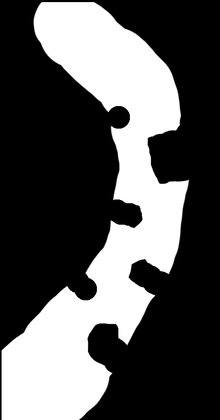
%> input picture collocation_example/frenet_traj_opt/data/obs1.png, 220 x 420 px, shrunk from 420 x 800 before the run
$ octave --eval "result = obsMap;"   (GNU Octave 9; MATLAB toolbox functions it lacks are replaced by stand-ins)
%> lines starting %> are read from the running program, lines starting %| are printed output that depends on the picture
function [obs_field] = obsMap()
image = imread('data/obs1.png');
%> image is the input picture: size 420x220x3 uint8; min 0, max 255, mean 87.3
obs = uint8(255 * ones(size(image(:,:,1)))) - image(:,:,1);
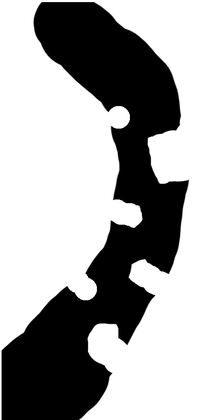
%> obs: size 420x220 uint8; min 0, max 255, mean 167.7
dist = bwdist(obs);
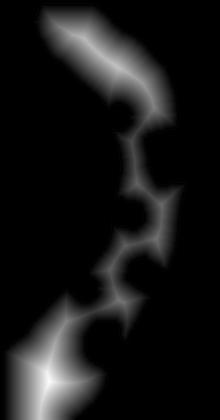
%> dist: size 420x220 single; min 0, max 46, mean 4.1; drawn with min black and max white
inverse_dist = bwdist(image(:,:,1));
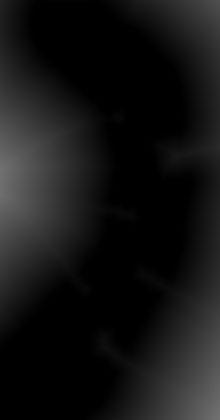
%> inverse_dist: size 420x220 single; min 0, max 114.5, mean 21.2
sdf = dist - inverse_dist;
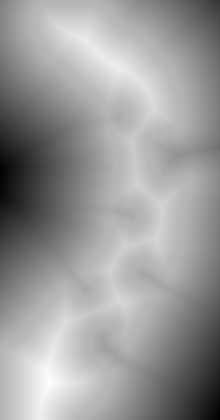
%> sdf: size 420x220 single; min -114.5, max 46, mean -17.1; drawn with min black and max white

[rows, cols] = size(sdf);
%> rows = 420; cols = 220

dis_threshold = 1.5;

obs_field.max_cost = 0;
obs_field.resolution = 0.1;
obs_field.rows = rows;
%> obs_field.rows = 420
obs_field.cols = cols;
%> obs_field.cols = 220
obs_field.cost_map = zeros(rows, cols);
obs_field.image = image;

sdf = sdf * obs_field.resolution;
%> `result = obsMap;`: result = {max_cost 0, resolution 0.1, rows 420, cols 220}

obs_field.cost_map = sdf;

% [15 lines of commented-out code are left out]

$ run again, with collocation_example/frenet_traj_opt/data/obs2.png copied over collocation_example/frenet_traj_opt/data/obs1.png
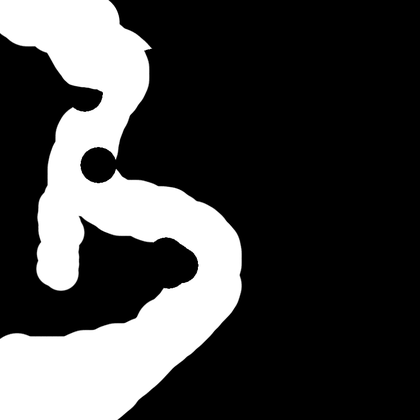
%> input picture collocation_example/frenet_traj_opt/data/obs2.png, 420 x 420 px, shrunk from 800 x 800 before the run
%> in obsMap, image is the input picture: size 420x420x3 uint8; min 0, max 255, mean 67.4
%> in obsMap, `inverse_dist = bwdist(image(:,:,1));`:
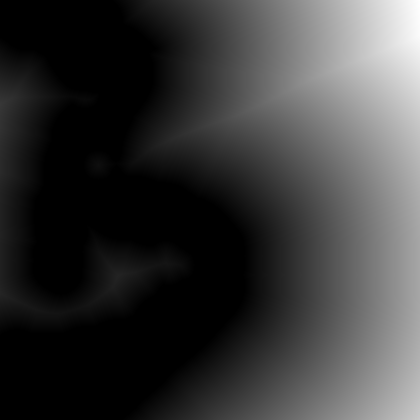
%> inverse_dist: size 420x420 single; min 0, max 269.3, mean 60.7; drawn with min black and max white
%> in obsMap, `sdf = dist - inverse_dist;`:
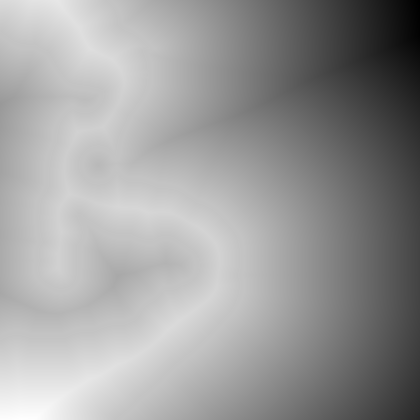
%> sdf: size 420x420 single; min -269.3, max 81.39, mean -56.3; drawn with min black and max white
%> result = {max_cost 0, resolution 0.1, rows 420, cols 420}
